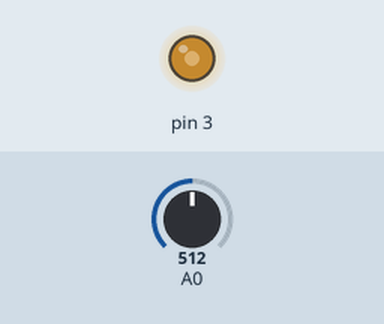
The sketch below on a simulated Arduino Uno, built with avr-gcc and run on an emulated ATmega328P. Shown: output pins drawn as LEDs (lit = HIGH). The inputs (shaded band) are chosen by the test bench; at power-on: A0 = 512.

Above: at 1.2 s.
1.3 s: A0 set to 716
At 2.0 s:
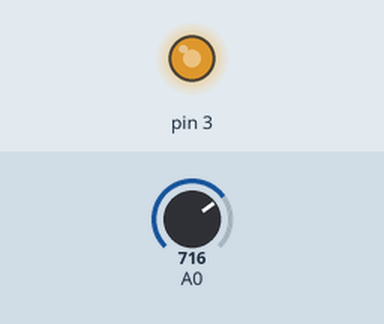
2.8 s: A0 set to 900
At 3.2 s:
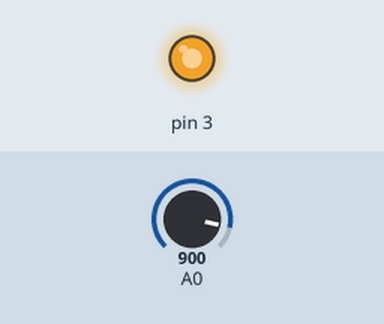
4.3 s: A0 set to 122
At 5.5 s:
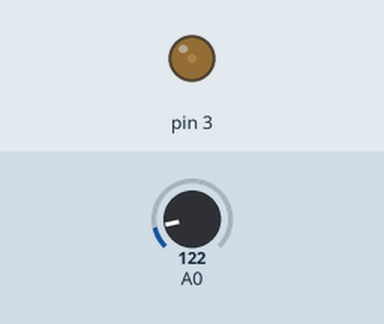
5.8 s: A0 set to 0
At 6.6 s:
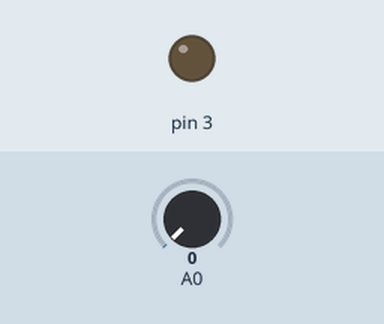
7.3 s: A0 set to 511
At 7.8 s:
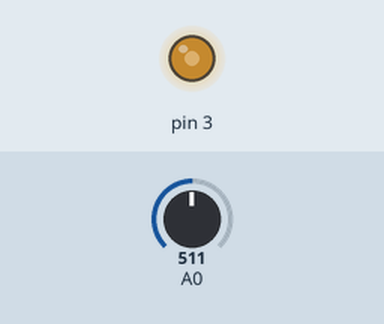
Timing chart, 0 to 9.8 s (numbered marks = the images above; inputs shaded):
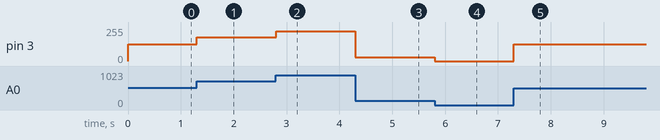

Measured:
- after the input at 1.3 s, pin 3: 127/255 → 178/255 at once
- after the input at 2.8 s, pin 3: 178/255 → 224/255 at once
- after the input at 4.3 s, pin 3: 224/255 → 30/255 at once
- after the input at 5.8 s, pin 3: 30/255 → 0/255 at once
- after the input at 7.3 s, pin 3: 0/255 → 127/255 at once

The sketch:

_2.ino
```cpp
void setup() {
  // put your setup code here, to run once:
  Serial.begin(9600);
  //pinMode(5,INPUT);
  pinMode(3,OUTPUT);
}

void loop() {
  // put your main code here, to run repeatedly:
  int val = analogRead(A0);
  val = map (val,0,1023,0,255);
  analogWrite(3,val);
}

//PWM potentiometer
```
